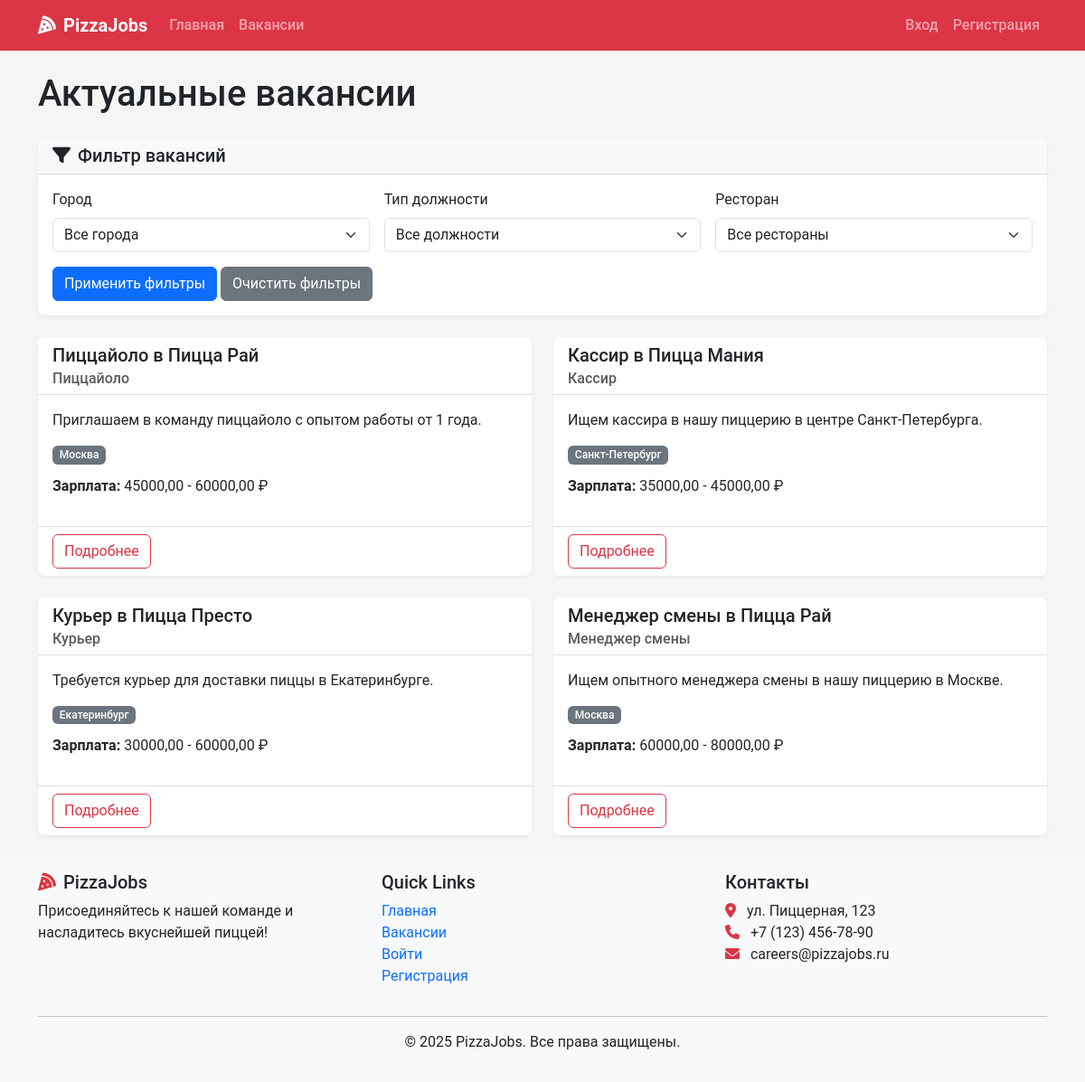
Page /vacancies/ on the committed database.
### recruitment/models.py (models this page shows, shortened)
class Vacancy(models.Model):
    title = models.CharField(max_length=100)
    position_type = models.ForeignKey(PositionType, on_delete=models.CASCADE, related_name='vacancies')
    restaurants = models.ManyToManyField(Restaurant, related_name='vacancies')
    description = models.TextField()
    requirements = models.TextField()
    responsibilities = models.TextField()
    conditions = models.TextField()
    salary_min = models.DecimalField(max_digits=10, decimal_places=2, null=True, blank=True)
    salary_max = models.DecimalField(max_digits=10, decimal_places=2, null=True, blank=True)
    is_active = models.BooleanField(default=True)
    created_at = models.DateTimeField(auto_now_add=True)
    updated_at = models.DateTimeField(auto_now=True)
    created_by = models.ForeignKey(User, on_delete=models.SET_NULL, null=True, related_name='created_vacancies')
    class Meta:
        verbose_name_plural = "Vacancies"

class PositionType(models.Model):
    title = models.CharField(max_length=100, unique=True)
    description = models.TextField()

class Restaurant(models.Model):
    name = models.CharField(max_length=100)
    address = models.CharField(max_length=255)
    city = models.CharField(max_length=100)
    manager = models.ForeignKey(User, on_delete=models.SET_NULL, null=True, blank=True, related_name='managed_restaurants')

### recruitment/views.py (the view)
# urls.py: path('vacancies/', views.vacancy_list, name='vacancy_list'),
def vacancy_list(request):
    city = request.GET.get('city', '')
    position_type = request.GET.get('position_type', '')
    restaurant_id = request.GET.get('restaurant', '')
    vacancies = Vacancy.objects.filter(is_active=True)
    if city:
        vacancies = vacancies.filter(restaurants__city=city)
    if position_type:
        vacancies = vacancies.filter(position_type__title=position_type)
    if restaurant_id:
        vacancies = vacancies.filter(restaurants__id=restaurant_id)
    cities = Restaurant.objects.values_list('city', flat=True).distinct()
    position_types = PositionType.objects.all()
    restaurants = Restaurant.objects.all()
    paginator = Paginator(vacancies.distinct(), 10)
    page_number = request.GET.get('page')
    page_obj = paginator.get_page(page_number)
    context = {
        'page_obj': page_obj,
        'cities': cities,
        'position_types': position_types,
        'restaurants': restaurants,
        'selected_city': city,
        'selected_position_type': position_type,
        'selected_restaurant': restaurant_id,
    }
    return render(request, 'vacancies/list.html', context)

### templates/vacancies/list.html (shortened to what this page needs)
{% extends 'base.html' %}
{% block content %}
<div class="container">
    <h1 class="mb-4">Актуальные вакансии</h1>
    <div class="card mb-4 shadow-sm">
        <div class="card-header bg-light">
            <h5 class="mb-0"><i class="fas fa-filter me-2"></i>Фильтр вакансий</h5>
        </div>
        <div class="card-body">
            <form method="get" class="row g-3">
                <div class="col-md-4">
                    <label for="city" class="form-label">Город</label>
                    <select class="form-select" id="city" name="city">
                        <option value="">Все города</option>
                    </select>
                </div>
                <div class="col-md-4">
                    <label for="position_type" class="form-label">Тип должности</label>
                    <select class="form-select" id="position_type" name="position_type">
                        <option value="">Все должности</option>
                    </select>
                </div>
                <div class="col-md-4">
                    <label for="restaurant" class="form-label">Ресторан</label>
                    <select class="form-select" id="restaurant" name="restaurant">
                        <option value="">Все рестораны</option>
                    </select>
                </div>
                <div class="col-12">
                    <button type="submit" class="btn btn-primary">Применить фильтры</button>
                    <a href="{% url 'vacancy_list' %}" class="btn btn-secondary">Очистить фильтры</a>
                </div>
            </form>
        </div>
    </div>
    {% if page_obj %}
        <div class="row row-cols-1 row-cols-md-2 g-4">
            {% for vacancy in page_obj %}
                <div class="col">
                    <div class="card h-100 shadow-sm">
                        <div class="card-header bg-white">
                            <h5 class="card-title mb-0">{{ vacancy.title }}</h5>
                            <h6 class="card-subtitle text-muted mt-1">{{ vacancy.position_type.title }}</h6>
                        </div>
                        <div class="card-body">
                            <p class="card-text">{{ vacancy.description|truncatewords:30 }}</p>
                            <div class="d-flex flex-wrap mb-2">
                                {% for restaurant in vacancy.restaurants.all %}
                                    <span class="badge bg-secondary me-1 mb-1">{{ restaurant.city }}</span>
                                {% endfor %}
                            </div>
                            {% if vacancy.salary_min or vacancy.salary_max %}
                                <p class="mt-2">
                                    <strong>Зарплата: </strong>
                                    {% if vacancy.salary_min and vacancy.salary_max %}
                                        {{ vacancy.salary_min }} - {{ vacancy.salary_max }} ₽
                                    {% elif vacancy.salary_min %}
                                        От {{ vacancy.salary_min }} ₽
                                    {% elif vacancy.salary_max %}
                                        До {{ vacancy.salary_max }} ₽
                                    {% endif %}
                                </p>
                            {% endif %}
                        </div>
                        <div class="card-footer bg-white">
                            <a href="{% url 'vacancy_detail' vacancy.id %}" class="btn btn-outline-danger">Подробнее</a>
                        </div>
                    </div>
                </div>
            {% endfor %}
        </div>
    {% else %}
        <div class="alert alert-info">
            <i class="fas fa-info-circle me-2"></i>Не найдено вакансий, соответствующих вашим критериям. Пожалуйста, попробуйте другие фильтры или проверьте позже.
        </div>
    {% endif %}
</div>
{% endblock %}

### static/css/main.css (style rules this page uses)
:root { --pizza-red: #dc3545; --pizza-green: #198754; --pizza-white: #ffffff; --pizza-light: #f8f9fa; --pizza-dark: #212529; --pizza-secondary: #6c757d; }
body { font-family: 'Roboto', 'Segoe UI', Arial, sans-serif; color: var(--pizza-dark); background-color: #f5f5f5; min-height: 100vh; display: flex; flex-direction: column; }
.card { border-radius: 0.5rem; border: none; overflow: hidden; }
.card-header { border-bottom: 1px solid rgba(0, 0, 0, 0.125); }
.card-footer { border-top: 1px solid rgba(0, 0, 0, 0.125); }
.card-header.bg-white { background-color: white; }
.card.shadow-sm { box-shadow: 0 0.125rem 0.25rem rgba(0, 0, 0, 0.05) !important; }
.badge { font-weight: 500; padding: 0.35em 0.65em; }
.badge.bg-secondary { background-color: #6c757d !important; }

### rows in the picture
Vacancy: title "Пиццайоло в Пицца Рай", position_type "Пиццайоло", description "Приглашаем в команду пиццайоло с опытом работы от 1 года.", salary_min "45000,00", salary_max "60000,00"
Restaurant: city "Москва"
Vacancy: title "Кассир в Пицца Мания", position_type "Кассир", description "Ищем кассира в нашу пиццерию в центре Санкт-Петербурга.", salary_min "35000,00", salary_max "45000,00"
Restaurant: city "Санкт-Петербург"
Vacancy: title "Курьер в Пицца Престо", position_type "Курьер", description "Требуется курьер для доставки пиццы в Екатеринбурге.", salary_min "30000,00", salary_max "60000,00"
Restaurant: city "Екатеринбург"
Vacancy: title "Менеджер смены в Пицца Рай", position_type "Менеджер смены", description "Ищем опытного менеджера смены в нашу пиццерию в Москве.", salary_min "60000,00", salary_max "80000,00"
